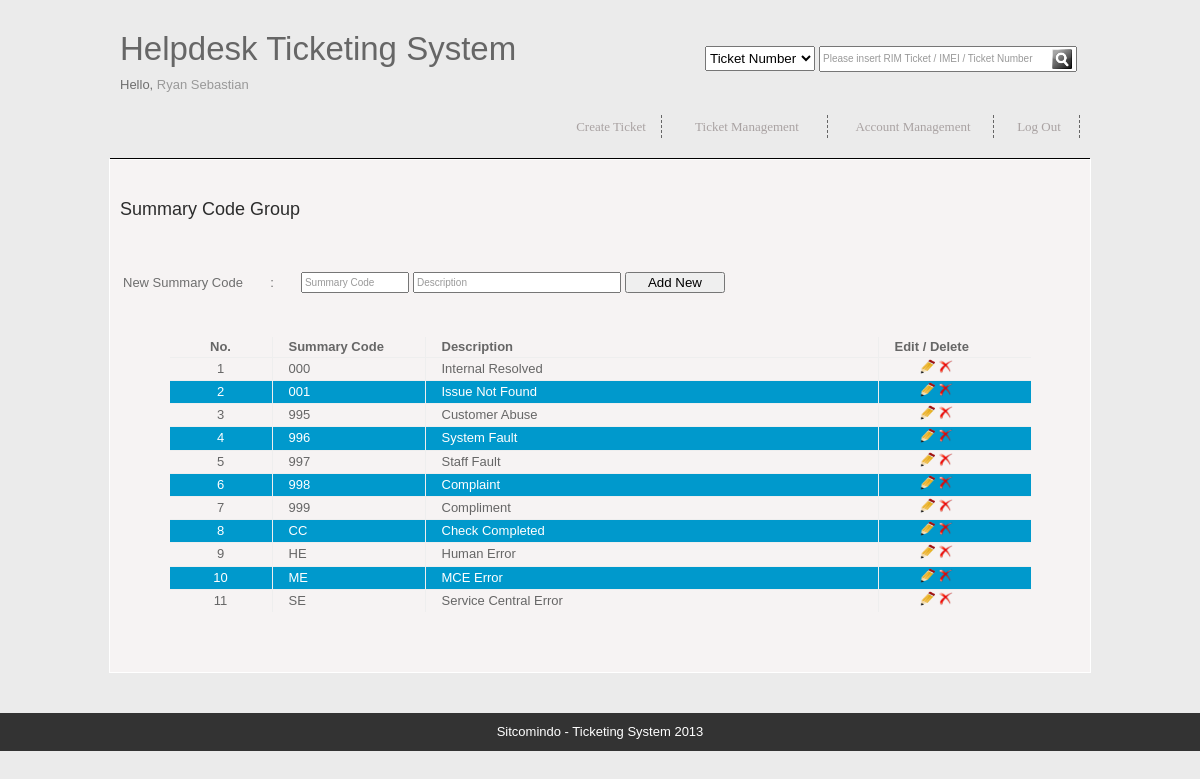
The page /summaryGroup.php (signed in) on the database its author committed.
### tables this page shows
CREATE TABLE IF NOT EXISTS `MsUser` (
  `Id` int(11) NOT NULL AUTO_INCREMENT,
  `Name` varchar(100) NOT NULL,
  `Password` varchar(100) NOT NULL,
  `Bec` varchar(100) NOT NULL,
  `Status` varchar(100) NOT NULL,
  `Email` varchar(100) NOT NULL,
  `Nik` varchar(100) NOT NULL,
  PRIMARY KEY (`Id`)
);

CREATE TABLE IF NOT EXISTS `MsSummary` (
  `Id` int(11) NOT NULL AUTO_INCREMENT,
  `Code` varchar(50) NOT NULL,
  `Description` varchar(200) NOT NULL,
  PRIMARY KEY (`Id`)
);

### summaryGroup.php (the view, shortened to what this page needs)
<!DOCTYPE html PUBLIC "-//W3C//DTD XHTML 1.0 Transitional//EN" "http://www.w3.org/TR/xhtml1/DTD/xhtml1-transitional.dtd">
<html xmlns="http://www.w3.org/1999/xhtml">
<head>
<link href="css/templatemo_style.css" rel="stylesheet" type="text/css" />
<link rel="stylesheet" type="text/css" href="css/ddsmoothmenu.css" />
</head>
<body id="subpage">
	<?php require("menu.php"); ?>
<div id="templatemo_main">
    <h4>Summary Code Group</h4>
            <br /><br />
            <?php addSummary(); ?>
            <br /><br />
            <?php showSummary(); ?>
        <div class="cleaner h40"></div>
</div>
	<?php require("footer.php"); ?>
</body>
</html>
<?php
	function addSummary()
	{
?>
        <form method="post" action="script/addSummary.php">
            <table>
            	 <tr>
                    <td>New Summary Code</td>
                    <td width="50" align="center">:</td>
                    <td align="center"><input type="text" name="code"  id="code" value="Summary Code"
                    style="color:#999999;font-size:10px;width:100px;height:15px" onclick="insert1(this)"/></td>
                    <td align="center"><input type="text" name="desc"  id="desc" value="Description"
                    style="color:#999999;font-size:10px;width:200px;height:15px" onclick="insert2(this)"/></td>
                    <td align="center" colspan="3">
                        <input type="submit" value="Add New" style="width:100px" />
                    </td>
                </tr>
                <tr>
					<td style="color:red" align="center" colspan="4">
                	</td>
                </tr>
            </table>
        </form>
<?php
	}
	function showSummary()
	{
?>
		<table border="1" align="center" style="color:#666666;border-collapse:collapse;border-bottom:hidden;border-top:hidden;border-left:hidden;border-right:hidden">
			<tr>
            	<th align="center" width="100">No. </th>
            	<th align="left" width="150"><div style="margin-left:15px">Summary Code</div></th>
            	<th align="left" width="450"><div style="margin-left:15px">Description</div></th>
                <th align="left" width="150"><div style="margin-left:15px">Edit / Delete</div></th>
            </tr>
<?php
		$i = 1;
		$query = "select * from MsSummary order by Code";
		$rs = mysql_query($query);
		while($data = mysql_fetch_array($rs))
		{
?>
				<tr <?php if($i%2==0) echo "style='background-color:#0099CC;color:#FFFFFF'"; ?>>
                	<td align="center"><?php echo $i; ?></td>
                   <td align="left"><div style="margin-left:15px"><?php echo $data['Code']; ?></div></td>
                   <td align="left"><div style="margin-left:15px"><?php echo $data['Description']; ?></div></td>
                   <td align="left"><div style="margin-left:40px">
                        <a href="editSummary.php?ID=<?php echo $data['Id']; ?>">
                        	<input type="image" src="images/edit.png" width="15" height="15" />
                        </a>
                        <a href="script/deleteSummary.php?ID=<?php echo $data['Id']; ?>">
                            <input type="image" src="images/delete.png" width="15" height="15" />
                        </a></div>
                   </td>
				</tr>
<?php
			$i++;
        }
?>
		</table>
<?php
	}
?>

### menu.php (shortened to what this page needs)
<!DOCTYPE html PUBLIC "-//W3C//DTD XHTML 1.0 Transitional//EN" "http://www.w3.org/TR/xhtml1/DTD/xhtml1-transitional.dtd">
<html xmlns="http://www.w3.org/1999/xhtml">
<head>
<?php
	$query = "select Status,Name from MsUser where Nik = '".$_SESSION['NIK']."'";
	$rs = mysql_query($query);
	while($data = mysql_fetch_array($rs))
	{
		$status = $data['Status'];
		$nama = $data['Name'];
	}
?>
</head>
<body>
<div id="templatemo_header_wrapper">
	<div id="site_title">
    <a style="color:#666666" href="createTicket.php"><font style="font-size:33px" color="#666666">Helpdesk Ticketing System</font></a><br /><br />
    	Hello, <a style="color:#999999" href="chpass.php?NIK=<?php echo $_SESSION['NIK']; ?>"><?php echo $nama; ?></a>
    </div>
    	<table>
        	<tr>
		<td width="500"></td>
        		<td>
                <form method="post" action="searching.php">
                <select name="type" style="height:25px;margin-top:3px">
                	<option value="ticketNumber">Ticket Number</option>
                </select>
                </td>
                <td>
                <input id="field" type="text" name="Search"  value="Please insert RIM Ticket / IMEI / Ticket Number"
                    style="color:#999999;font-size:10px;width:250px;height:20px" onclick="insert(this)" />
                    <div style="margin-left:233px;margin-top:-23px">
                    	<input type="image" src="images/icon.png" name="image" width="20" height="20"  /></div>
            	</td>
            </tr>
        </table>
     <div id="templatemo_menu" class="ddsmoothmenu">
        <ul>
            <li style="border-right:thin dashed #666666"><a href="createTicket.php" style="width:100px">Create Ticket</a></li>
            <li style="border-right:thin dashed #666666"><a href="#" style="width:160px">Ticket Management</a>
            </li>
            <?php
				if($status=="ADMIN")
				{
			?>
            <li style="border-right:thin dashed #666666"><a href="#" style="width:160px">Account Management</a>
            </li>
            <?php
				}
			?>
            <li style="border-right:thin dashed #666666"><a href="script/dologout.php" style="width:80px">Log Out</a>
        </ul>
        <br style="clear: left" />
    </div>
</div>
</body>
</html>

### css/templatemo_style.css (style rules this page uses)
body { margin: 0; padding: 0; color: #6e6e6e; font-family: Tahoma, Geneva, sans-serif; font-size: 13px; line-height: 1.4em; background-color: #EBEBEB; background-repeat: repeat-x; background-position: top; }
#subpage { background-color: #EBEBEB; }
a, a:link, a:visited { color: #7f0d0d; font-weight: normal; text-decoration: none; }
h1, h2, h3, h4, h5, h6 { color: #2c2c2c; font-weight: normal; }
h4 { font-size: 18px; margin: 0 0 15px; padding: 0; }
.cleaner { clear: both }
.h40 { height: 40px }
#templatemo_header_wrapper { width: 960px; margin: 0 auto; padding: 40px 10px 20px; border-bottom:#000000 solid thin; }
#templatemo_main { width: 960px; margin: 0 auto; padding: 40px 10px 20px; background: #f6f3f3; border: 1px solid #fff; margin-bottom: 40px; }
#site_title { float: left; padding-right: 50px; }
#templatemo_menu { float: right }

### css/ddsmoothmenu.css (style rules this page uses)
.ddsmoothmenu { margin-top: 20px }
.ddsmoothmenu ul { z-index:100; margin: 0; padding: 0; list-style-type: none; }
.ddsmoothmenu ul li { position: relative; display: inline; float: left; }
.ddsmoothmenu ul li a { display: block; height: 23px; width: 74px; margin-left: 5px; line-height: 23px; font-size: 13px; font-family: Georgia, "Times New Roman", Times, serif; color: #a9a2a2; text-align: center; text-decoration: none; font-weight: 400; outline: none; }

### rows shown on the page
msuser: Name "Ryan Sebastian"
mssummary: Code "000", Description "Internal Resolved"
mssummary: Code "001", Description "Issue Not Found"
mssummary: Code "995", Description "Customer Abuse"
mssummary: Code "996", Description "System Fault"
mssummary: Code "997", Description "Staff Fault"
mssummary: Code "998", Description "Complaint"
mssummary: Code "999", Description "Compliment"
mssummary: Code "CC", Description "Check Completed"
mssummary: Code "HE", Description "Human Error"
mssummary: Code "ME", Description "MCE Error"
mssummary: Code "SE", Description "Service Central Error"
